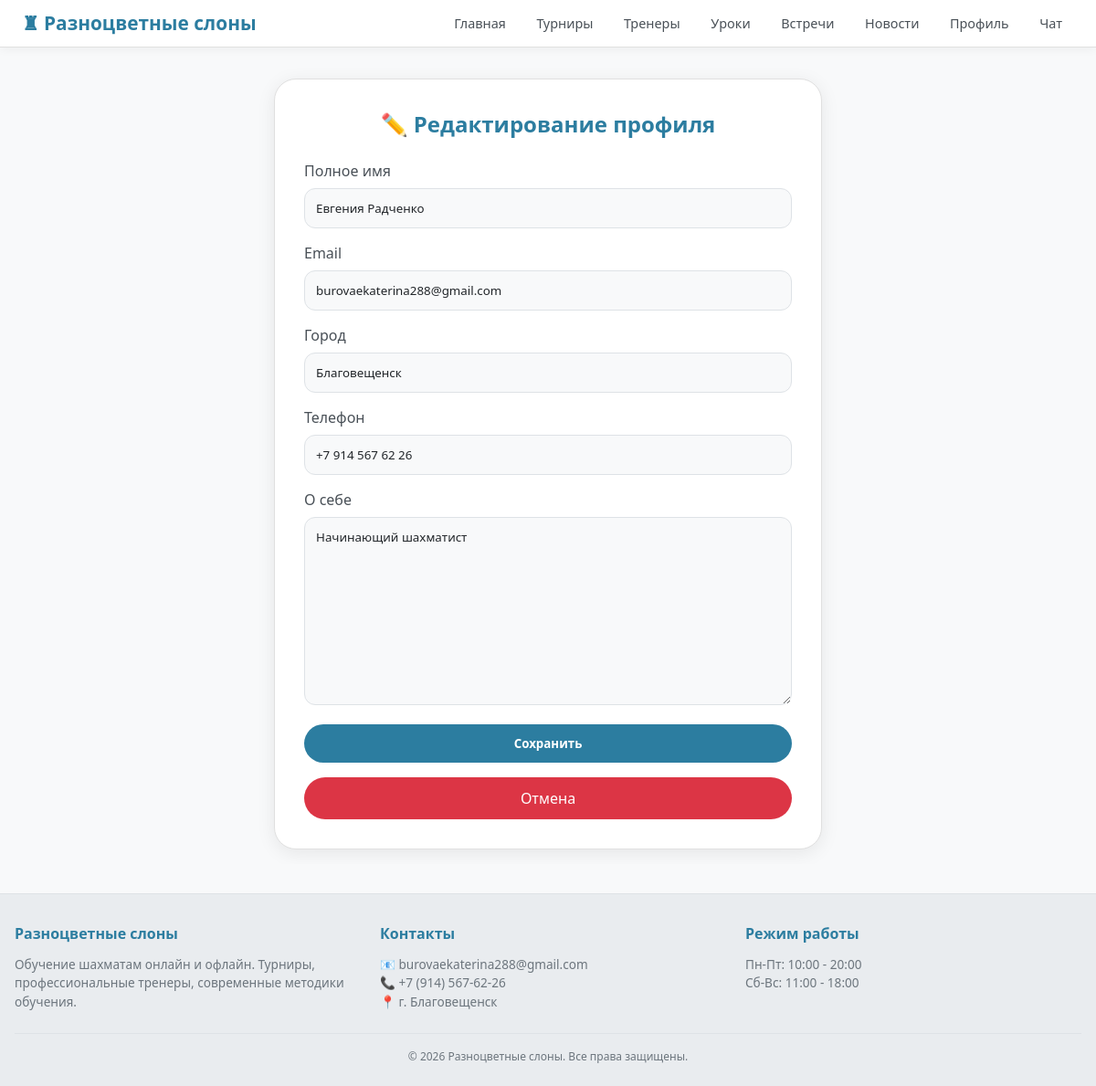
Screenshot of /profile/edit/ (signed in) with the database file from the repository.
### main/models.py (models this page shows, shortened)
class User(AbstractUser):
    ROLE_CHOICES = [
        ('user', 'Пользователь'),
        ('admin', 'Администратор'),
        ('trainer', 'Тренер'),
    ]
    role = models.CharField(max_length=10, choices=ROLE_CHOICES, default='user')
    full_name = models.CharField(max_length=150, blank=True, null=True)
    phone = models.CharField(max_length=20, blank=True, null=True)
    city = models.CharField(max_length=100, blank=True, null=True)
    bio = models.TextField(blank=True, null=True)
    is_banned = models.BooleanField(default=False)
    rating = models.IntegerField(default=1000, verbose_name='Рейтинг Elo')
    avatar = models.ImageField(upload_to='avatars/', blank=True, null=True)
    date_joined = models.DateTimeField(auto_now_add=True)

### main/views.py (the view)
# urls.py: path('profile/edit/', views.edit_profile, name='edit_profile'),
@login_required
def edit_profile(request):
    if request.method == 'POST':
        form = UserProfileForm(request.POST, request.FILES, instance=request.user)
        if form.is_valid():
            form.save()
            messages.success(request, 'Профиль обновлен!')
            return redirect('profile')
    else:
        form = UserProfileForm(instance=request.user)
    return render(request, 'main/edit_profile.html', {'form': form})

### main/forms.py
class UserProfileForm(forms.ModelForm):
    class Meta:
        model = User
        fields = ['full_name', 'email', 'phone', 'city', 'bio', 'avatar']
        labels = {
            'full_name': 'Полное имя',
            'email': 'Email',
            'phone': 'Телефон',
            'city': 'Город',
            'bio': 'О себе',
            'avatar': 'Фото профиля',
        }

### main/templates/main/edit_profile.html (shortened to what this page needs)
{% extends 'main/base.html' %}
{% block content %}
<div class="edit-form">
    <h2>✏️ Редактирование профиля</h2>
    <form method="post">
        <div class="form-group">
            <label>Полное имя</label>
            {{ form.full_name }}
        </div>
        <div class="form-group">
            <label>Email</label>
            {{ form.email }}
        </div>
        <div class="form-group">
            <label>Город</label>
            {{ form.city }}
        </div>
        <div class="form-group">
            <label>Телефон</label>
            {{ form.phone }}
        </div>
        <div class="form-group">
            <label>О себе</label>
            {{ form.bio }}
        </div>
        <button type="submit" class="btn btn-primary btn-block">Сохранить</button>
        <a href="{% url 'profile' %}" class="btn btn-danger btn-cancel">Отмена</a>
    </form>
</div>
{% endblock %}

### main/templates/main/base.html (style rules this page uses)
* { margin: 0; padding: 0; box-sizing: border-box; font-family: 'Segoe UI', system-ui, sans-serif; }
body { background: #f8f9fa; color: #212529; min-height: 100vh; display: flex; flex-direction: column; overflow-x: hidden; max-width: 100%; padding-top: 70px; }
html { overflow-x: hidden; max-width: 100%; }
.btn { padding: 0.4rem 1rem; border: none; border-radius: 8px; cursor: pointer; font-weight: 500; text-decoration: none; display: inline-block; transition: all 0.2s; }
.btn-primary { background: #2c7da0; color: white; }
.btn-danger { background: #dc3545; color: white; }
input, select, textarea { background: #f8f9fa; border: 1px solid #dee2e6; border-radius: 8px; padding: 0.6rem; color: #212529; }

### main/templates/main/edit_profile.html (style rules this page uses)
.edit-form { max-width: 600px; margin: 0 auto; background: white; padding: 2rem; border-radius: 24px; border: 1px solid #e0e0e0; box-shadow: 0 4px 20px rgba(0,0,0,0.08); }
.edit-form h2 { color: #2c7da0; margin-bottom: 1.5rem; text-align: center; font-weight: 600; }
.form-group { margin-bottom: 1rem; }
.form-group label { display: block; color: #495057; margin-bottom: 0.5rem; font-weight: 500; }
.form-group input, .form-group textarea { width: 100%; padding: 0.75rem; background: #f8f9fa; border: 1px solid #dee2e6; border-radius: 12px; color: #212529; transition: all 0.2s; }
.form-group textarea { resize: vertical; min-height: 100px; }
.btn-block { width: 100%; padding: 0.75rem; border-radius: 30px; font-weight: 600; }
.btn-cancel { display: block; text-align: center; margin-top: 1rem; text-decoration: none; padding: 0.75rem; border-radius: 30px; }
.btn-primary { background: #2c7da0; color: white; border: none; transition: all 0.2s; }
.btn-danger { background: #dc3545; color: white; border: none; transition: all 0.2s; }

### rows the page displays
User: full_name "Евгения Радченко", email "burovaekaterina288@gmail.com", city "Благовещенск", phone "+7 914 567 62 26", bio "Начинающий шахматист"
